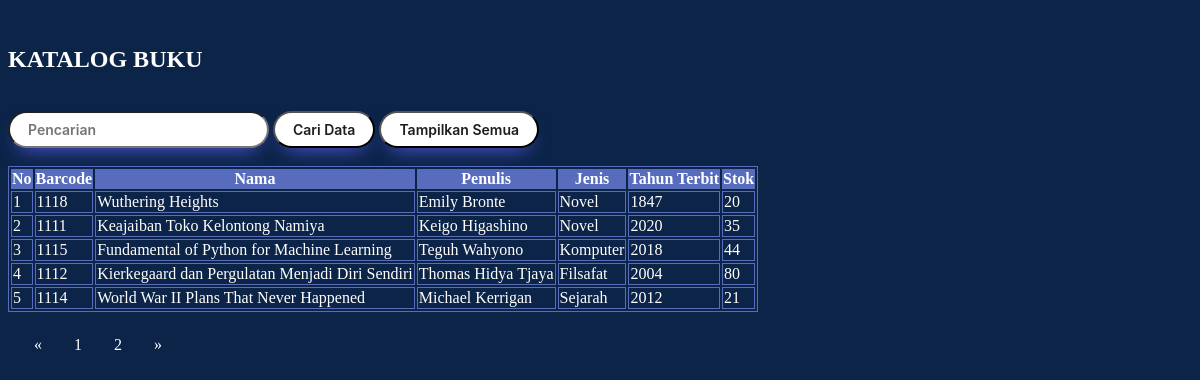
Page /katalog.php on the committed database.
### tables this page shows
CREATE TABLE `barang` (
  `No` int(15) NOT NULL AUTO_INCREMENT,
  `Barcode` varchar(15) NOT NULL,
  `Nama` text NOT NULL,
  `Penulis` text NOT NULL,
  `Jenis` varchar(15) NOT NULL DEFAULT '',
  `Tahun` varchar(15) NOT NULL DEFAULT '',
  `Stok` varchar(15) NOT NULL DEFAULT '',
  PRIMARY KEY (`No`,`Barcode`)
);

### katalog.php (the view, shortened to what this page needs)
<!DOCTYPE html>
<html>
	<head>
	</head>
<body>
<br>
<?php
require_once'koneksi.php';
$no = 1;
?>
<?php
	$batas = 5;
	$halaman = isset($_GET['halaman'])?(int)$_GET['halaman'] : 1;
	$halaman_awal = ($halaman>1) ? ($halaman * $batas) - $batas : 0;
	$previous = $halaman - 1;
	$next = $halaman + 1;
	$data = mysqli_query($db,"select * from barang");
	$jumlah_data = mysqli_num_rows($data);
	$total_halaman = ceil($jumlah_data / $batas);
	$data_barang = mysqli_query($db,"select * from barang limit $halaman_awal, $batas");
?>
<h2><font color="white">KATALOG BUKU</font></h2>
<br>
	<form method="post">
		<input type="text" name="nt" placeholder="Pencarian">
		<input type="submit" name="submit" value="Cari Data">
		<input type="button" onclick="location.href='lihat_data.php';" value="Tampilkan Semua"
		<input type="button" onclick="location.href='form-peminjaman.php';" value="Kembali"
	</form>
<br/>
<br/>
<div class = "container">
	<table class="table table-bordered">
		<thead class="thead-dark">
			<tr>
				<th>No</th>
				<th>Barcode</th>
				<th>Nama</th>
				<th>Penulis</th>
				<th>Jenis</th>
				<th>Tahun Terbit</th>
				<th>Stok</th>
			</tr>
		</thead>
		<tbody>
			<?php
			if (isset($_POST['submit'])) {
			$cari = $_POST['nt'];
			$query2 = "SELECT * FROM barang WHERE barcode LIKE '%$cari%' OR nama LIKE '%$cari%' OR penulis LIKE '%$cari%' OR jenis LIKE '%$cari%' OR tahun LIKE '%$cari%' OR stok LIKE '%$cari%'";
			$sql = mysqli_query($db, $query2);
			$jumlah_hasil = mysqli_num_rows($sql);
				if ($jumlah_hasil > 0) {
					while ($r = mysqli_fetch_array($sql)) {
					?>
						<script language="JavaScript">
							alert('Data ditemukan!');
						</script>
						<tr>
							<td><?php echo $no++ ?></td>
							<td><?php echo $r['Barcode']; ?></td>
							<td><?php echo $r['Nama']; ?></td>
							<td><?php echo $r['Penulis']; ?></td>
							<td><?php echo $r['Jenis']; ?></td>
							<td><?php echo $r['Tahun']; ?></td>
							<td><?php echo $r['Stok']; ?></td>
						</tr>
					<?php
					}
				} else {
					?>
						<script language="JavaScript">
							alert('Data tidak ditemukan!');
						</script>
					<?php
				}
		} else {
				while ($d = mysqli_fetch_array($data_barang)) {
					?>
					<tr>
						<td><?php echo $d['No']; ?></td>
						<td><?php echo $d['Barcode']; ?></td>
						<td><?php echo $d['Nama']; ?></td>
						<td><?php echo $d['Penulis']; ?></td>
						<td><?php echo $d['Jenis']; ?></td>
						<td><?php echo $d['Tahun']; ?></td>
						<td><?php echo $d['Stok']; ?></td>
					</tr>
					<?php
				}
			}
			?>
	</tbody>
	</table>
		<nav>
			<ul class="pagination justify-content-center">
					<a class="page-link" <?php if($halaman > 1){ echo "href='?halaman=$previous'"; } ?>>&laquo;</a>
				<?php
				for($x=1;$x<=$total_halaman;$x++){
					?>
					<a class="page-link" href="?halaman=<?php echo $x ?>"><?php echo $x; ?></a>
					<?php
				}
				?>
					<a  class="page-link" <?php if($halaman < $total_halaman) { echo "href='?halaman=$next'"; } ?>>&raquo</a>
			</ul>
		</nav>
</div>
<br>
</body>
</html>

### katalog.php (style rules this page uses)
body { background-color: #0B2447; }
table,tr,td { color: #FFFFFF; border: 1px solid; border-color:#576CBC; }
thead { background-color: #576CBC; }
input { background: #FFFFFF; border-radius: 999px; box-shadow: #5E5DF0 0 10px 20px -10px; box-sizing: border-box; color: #1d1d1d; font-family: Inter,Helvetica; font-size: 14px; font-weight: 600; padding: 8px 18px; }
.pagination { display: inline-block; padding:0px 10px; }
.pagination a { color: #FFFFFF; float: left; padding: 8px 16px; text-decoration: none; }
a { text-decoration: none; color: white; }

### rows in the picture
barang: No "1", Barcode "1118", Nama "Wuthering Heights", Penulis "Emily Bronte", Jenis "Novel", Tahun "1847", Stok "20"
barang: No "2", Barcode "1111", Nama "Keajaiban Toko Kelontong Namiya", Penulis "Keigo Higashino", Jenis "Novel", Tahun "2020", Stok "35"
barang: No "3", Barcode "1115", Nama "Fundamental of Python for Machine Learning", Penulis "Teguh Wahyono", Jenis "Komputer", Tahun "2018", Stok "44"
barang: No "4", Barcode "1112", Nama "Kierkegaard dan Pergulatan Menjadi Diri Sendiri", Penulis "Thomas Hidya Tjaya", Jenis "Filsafat", Tahun "2004", Stok "80"
barang: No "5", Barcode "1114", Nama "World War II Plans That Never Happened", Penulis "Michael Kerrigan", Jenis "Sejarah", Tahun "2012", Stok "21"
